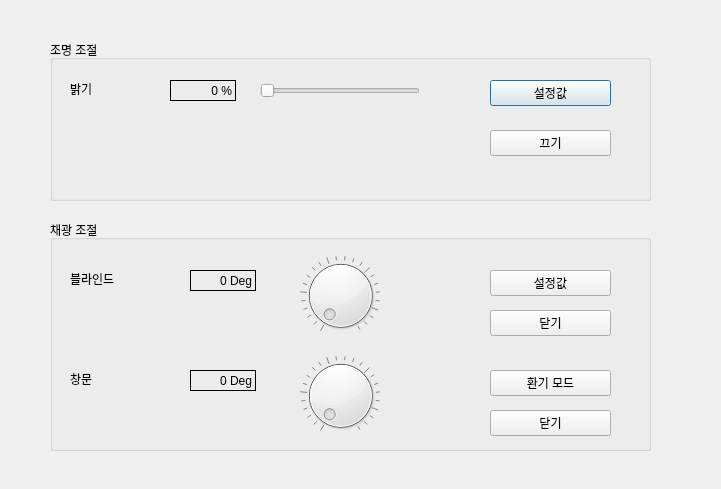
<?xml version="1.0" encoding="UTF-8"?>
<ui version="4.0">
 <class>Dialog</class>
 <widget class="QDialog" name="Dialog">
  <property name="geometry">
   <rect>
    <x>0</x>
    <y>0</y>
    <width>721</width>
    <height>489</height>
   </rect>
  </property>
  <property name="windowTitle">
   <string>Tester</string>
  </property>
  <widget class="QGroupBox" name="groupBright">
   <property name="geometry">
    <rect>
     <x>50</x>
     <y>40</y>
     <width>601</width>
     <height>161</height>
    </rect>
   </property>
   <property name="title">
    <string>조명 조절</string>
   </property>
   <widget class="QLabel" name="labelBright">
    <property name="geometry">
     <rect>
      <x>20</x>
      <y>40</y>
      <width>66</width>
      <height>18</height>
     </rect>
    </property>
    <property name="text">
     <string>밝기</string>
    </property>
   </widget>
   <widget class="QLabel" name="labelBrightPct">
    <property name="geometry">
     <rect>
      <x>120</x>
      <y>40</y>
      <width>66</width>
      <height>21</height>
     </rect>
    </property>
    <property name="frameShape">
     <enum>QFrame::Panel</enum>
    </property>
    <property name="text">
     <string>0 %</string>
    </property>
    <property name="alignment">
     <set>Qt::AlignRight|Qt::AlignTrailing|Qt::AlignVCenter</set>
    </property>
   </widget>
   <widget class="QSlider" name="brightSlider">
    <property name="geometry">
     <rect>
      <x>210</x>
      <y>30</y>
      <width>160</width>
      <height>41</height>
     </rect>
    </property>
    <property name="maximum">
     <number>100</number>
    </property>
    <property name="orientation">
     <enum>Qt::Horizontal</enum>
    </property>
   </widget>
   <widget class="QPushButton" name="brightSetSavedBtn">
    <property name="geometry">
     <rect>
      <x>440</x>
      <y>40</y>
      <width>121</width>
      <height>26</height>
     </rect>
    </property>
    <property name="text">
     <string>설정값</string>
    </property>
   </widget>
   <widget class="QPushButton" name="brightOffBtn">
    <property name="geometry">
     <rect>
      <x>440</x>
      <y>90</y>
      <width>121</width>
      <height>26</height>
     </rect>
    </property>
    <property name="text">
     <string>끄기</string>
    </property>
   </widget>
  </widget>
  <widget class="QGroupBox" name="groupWindow">
   <property name="geometry">
    <rect>
     <x>50</x>
     <y>220</y>
     <width>601</width>
     <height>231</height>
    </rect>
   </property>
   <property name="title">
    <string>채광 조절</string>
   </property>
   <widget class="QLabel" name="labelBlind">
    <property name="geometry">
     <rect>
      <x>20</x>
      <y>50</y>
      <width>66</width>
      <height>18</height>
     </rect>
    </property>
    <property name="text">
     <string>블라인드</string>
    </property>
   </widget>
   <widget class="QLabel" name="labelBlindDeg">
    <property name="geometry">
     <rect>
      <x>140</x>
      <y>50</y>
      <width>66</width>
      <height>21</height>
     </rect>
    </property>
    <property name="frameShape">
     <enum>QFrame::Panel</enum>
    </property>
    <property name="text">
     <string>0 Deg</string>
    </property>
    <property name="alignment">
     <set>Qt::AlignRight|Qt::AlignTrailing|Qt::AlignVCenter</set>
    </property>
   </widget>
   <widget class="QLabel" name="labelWindow">
    <property name="geometry">
     <rect>
      <x>20</x>
      <y>150</y>
      <width>66</width>
      <height>18</height>
     </rect>
    </property>
    <property name="text">
     <string>창문</string>
    </property>
   </widget>
   <widget class="QLabel" name="labelWindowDeg">
    <property name="geometry">
     <rect>
      <x>140</x>
      <y>150</y>
      <width>66</width>
      <height>21</height>
     </rect>
    </property>
    <property name="frameShape">
     <enum>QFrame::Panel</enum>
    </property>
    <property name="text">
     <string>0 Deg</string>
    </property>
    <property name="alignment">
     <set>Qt::AlignRight|Qt::AlignTrailing|Qt::AlignVCenter</set>
    </property>
   </widget>
   <widget class="QDial" name="blindDial">
    <property name="geometry">
     <rect>
      <x>250</x>
      <y>30</y>
      <width>81</width>
      <height>91</height>
     </rect>
    </property>
    <property name="contextMenuPolicy">
     <enum>Qt::DefaultContextMenu</enum>
    </property>
    <property name="minimum">
     <number>0</number>
    </property>
    <property name="maximum">
     <number>90</number>
    </property>
    <property name="value">
     <number>0</number>
    </property>
    <property name="sliderPosition">
     <number>0</number>
    </property>
    <property name="notchesVisible">
     <bool>true</bool>
    </property>
   </widget>
   <widget class="QDial" name="windowDial">
    <property name="geometry">
     <rect>
      <x>250</x>
      <y>130</y>
      <width>81</width>
      <height>91</height>
     </rect>
    </property>
    <property name="maximum">
     <number>90</number>
    </property>
    <property name="notchesVisible">
     <bool>true</bool>
    </property>
   </widget>
   <widget class="QPushButton" name="blindSetSavedBtn">
    <property name="geometry">
     <rect>
      <x>440</x>
      <y>50</y>
      <width>121</width>
      <height>26</height>
     </rect>
    </property>
    <property name="text">
     <string>설정값</string>
    </property>
   </widget>
   <widget class="QPushButton" name="windowConditioningModeBtn">
    <property name="geometry">
     <rect>
      <x>440</x>
      <y>150</y>
      <width>121</width>
      <height>26</height>
     </rect>
    </property>
    <property name="text">
     <string>환기 모드</string>
    </property>
   </widget>
   <widget class="QPushButton" name="blindOffBtn">
    <property name="geometry">
     <rect>
      <x>440</x>
      <y>90</y>
      <width>121</width>
      <height>26</height>
     </rect>
    </property>
    <property name="text">
     <string>닫기</string>
    </property>
   </widget>
   <widget class="QPushButton" name="windowCloseBtn">
    <property name="geometry">
     <rect>
      <x>440</x>
      <y>190</y>
      <width>121</width>
      <height>26</height>
     </rect>
    </property>
    <property name="text">
     <string>닫기</string>
    </property>
   </widget>
  </widget>
 </widget>
 <resources/>
 <connections/>
</ui>
